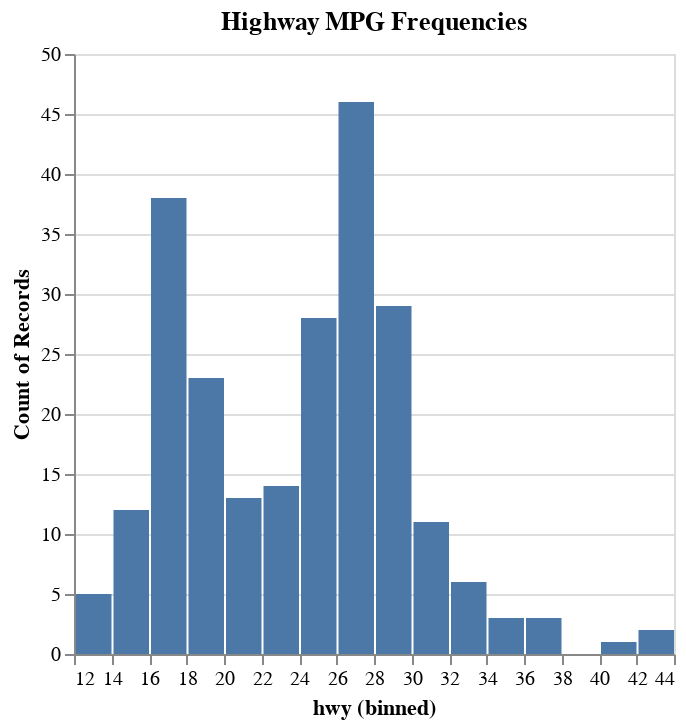

The notebook cell saved with this chart:
### Code cell
alt.Chart(mpg, title='Highway MPG Frequencies').mark_bar().encode(
    x=alt.X('hwy', bin=alt.Bin(step=2)), y='count()'
)

### Figure 1 — Vega-Lite specification as saved in the notebook (floating-point values rounded to 4 significant figures; data arrays with more than 128 entries replaced by an {"elided": "..."} marker saying what was removed)
{"config": {"view": {"continuousWidth": 300, "continuousHeight": 300}}, "data": {"name": "data-784d2a789a5f3a352263a16b6c4cd367"}, "mark": {"type": "bar"}, "encoding": {"x": {"bin": {"step": 2}, "field": "hwy", "type": "quantitative"}, "y": {"aggregate": "count", "type": "quantitative"}}, "title": "Highway MPG Frequencies", "$schema": "https://vega.github.io/schema/vega-lite/v5.16.3.json", "datasets": {"data-784d2a789a5f3a352263a16b6c4cd367": {"elided": "234 records"}}}
